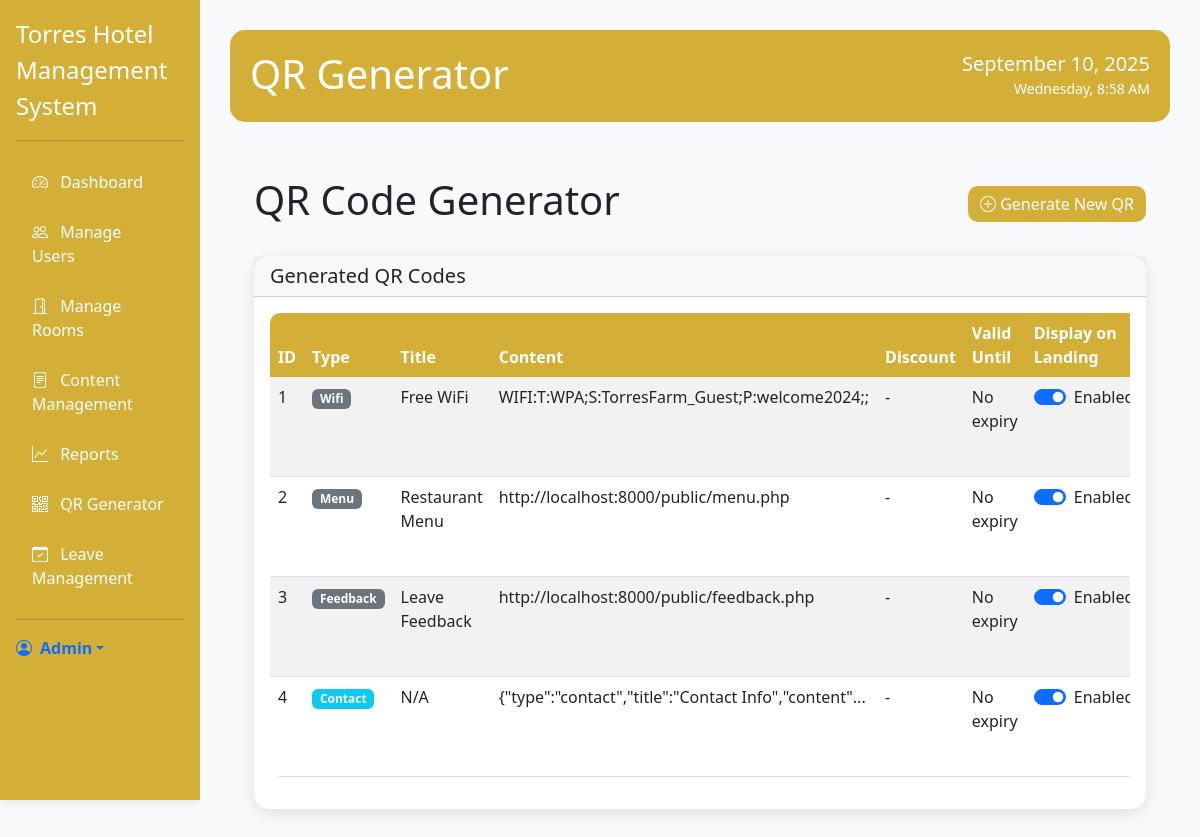
Page /admin/qr_generator.php (signed in) on the committed database.
### tables this page shows
CREATE TABLE qr_codes (
    id INT AUTO_INCREMENT PRIMARY KEY,
    code VARCHAR(255) NOT NULL UNIQUE,
    purpose VARCHAR(100) NOT NULL,
    data TEXT NOT NULL,
    created_by INT NOT NULL,
    created_at TIMESTAMP DEFAULT CURRENT_TIMESTAMP,
    expires_at TIMESTAMP NULL,
    is_active BOOLEAN DEFAULT TRUE,
    display_on_landing BOOLEAN DEFAULT TRUE,
    FOREIGN KEY (created_by) REFERENCES users(id)
);

### admin/qr_generator.php (the view, shortened to what this page needs)
<?php
require_once '../includes/config.php';
require_once '../includes/admin_layout.php';
$pageTitle = 'QR Generator';
$qrCodesQuery = $conn->prepare("
    SELECT qr.*, u.first_name, u.last_name
    FROM qr_codes qr
    LEFT JOIN users u ON qr.created_by = u.id
    ORDER BY qr.created_at DESC
");
$qrCodesQuery->execute();
$qrCodes = $qrCodesQuery->get_result();
?>
<?php renderAdminHeader($pageTitle); ?>
<?php renderAdminPageHeader($pageTitle); ?>
<div class="container-fluid p-4">
            <div class="d-flex justify-content-between align-items-center mb-4">
                <h1>QR Code Generator</h1>
                <button type="button" class="btn btn-primary" data-bs-toggle="modal" data-bs-target="#generateQRModal">
                    <i class="bi bi-plus-circle"></i> Generate New QR
                </button>
            </div>
            <div class="card">
                <div class="card-header">
                    <h5 class="mb-0">Generated QR Codes</h5>
                </div>
                <div class="card-body">
                    <div class="table-responsive">
                        <table class="table table-striped">
                            <thead>
                                <tr>
                                    <th>ID</th>
                                    <th>Type</th>
                                    <th>Title</th>
                                    <th>Content</th>
                                    <th>Discount</th>
                                    <th>Valid Until</th>
                                    <th>Display on Landing</th>
                                </tr>
                            </thead>
                            <tbody>
                                <?php while ($qr = $qrCodes->fetch_assoc()): ?>
                                    <tr>
                                        <?php
                                        $qr_data = json_decode($qr['data'], true);
                                        $qr_type = $qr_data['type'] ?? $qr['purpose'];
                                        $qr_title = $qr_data['title'] ?? 'N/A';
                                        $qr_content = $qr_data['content'] ?? $qr['data'];
                                        $discount_percentage = $qr_data['discount_percentage'] ?? 0;
                                        $valid_until = $qr_data['valid_until'] ?? $qr['expires_at'];
                                        ?>
                                        <td><?php echo $qr['id']; ?></td>
                                        <td>
                                            <span class="badge bg-<?php echo $qr_type === 'promotion' ? 'success' : ($qr_type === 'contact' ? 'info' : 'secondary'); ?>">
                                                <?php echo ucfirst($qr_type); ?>
                                            </span>
                                        </td>
                                        <td><?php echo htmlspecialchars($qr_title); ?></td>
                                        <td><?php echo htmlspecialchars(substr($qr_content, 0, 50)) . (strlen($qr_content) > 50 ? '...' : ''); ?></td>
                                        <td>
                                            <?php if ($discount_percentage > 0): ?>
                                                <span class="badge bg-warning"><?php echo $discount_percentage; ?>% OFF</span>
                                            <?php else: ?>
                                                -
                                            <?php endif; ?>
                                        </td>
                                        <td>
                                            <?php if ($valid_until): ?>
                                                <?php echo date('M d, Y', strtotime($valid_until)); ?>
                                            <?php else: ?>
                                                No expiry
                                            <?php endif; ?>
                                        </td>
                                        <td>
                                            <div class="form-check form-switch">
                                                <input class="form-check-input" type="checkbox" id="displayToggle<?php echo $qr['id']; ?>"
                                                       <?php echo $qr['display_on_landing'] ? 'checked' : ''; ?>
                                                       onchange="toggleDisplayOnLanding(<?php echo $qr['id']; ?>, this.checked)">
                                                <label class="form-check-label" for="displayToggle<?php echo $qr['id']; ?>">
                                                    <?php echo $qr['display_on_landing'] ? 'Enabled' : 'Disabled'; ?>
                                                </label>
                                            </div>
                                        </td>
                                    </tr>
                                <?php endwhile; ?>
                            </tbody>
                        </table>
                    </div>
                </div>
            </div>
        </div>
    </div>
<?php renderAdminFooter(); ?>

### includes/admin_layout.php (shortened to what this page needs)
<?php
function renderAdminHeader($pageTitle, $currentPage = '') {
?>
<!DOCTYPE html>
<html lang="en">
<head>
    <link href="https://cdn.jsdelivr.net/npm/bootstrap@5.3.0/dist/css/bootstrap.min.css" rel="stylesheet">
    <link rel="stylesheet" href="https://cdn.jsdelivr.net/npm/bootstrap-icons@1.10.0/font/bootstrap-icons.css">
</head>
<body>
    <div class="container-fluid">
        <div class="row">
            <div class="col-md-2 sidebar p-0">
                <div class="d-flex flex-column p-3">
                    <a href="#" class="d-flex align-items-center mb-3 mb-md-0 me-md-auto text-decoration-none">
                        <span class="fs-4 text-white"><?php echo APP_NAME; ?></span>
                    </a>
                    <hr>
                    <ul class="nav nav-pills flex-column mb-auto">
                        <li class="nav-item">
                            <a href="dashboard.php" class="nav-link <?php echo ($currentPage == 'dashboard') ? 'active' : ''; ?>">
                                <i class="bi bi-speedometer2 me-2"></i>
                                Dashboard
                            </a>
                        </li>
                        <li>
                            <a href="users.php" class="nav-link <?php echo ($currentPage == 'users') ? 'active' : ''; ?>">
                                <i class="bi bi-people me-2"></i>
                                Manage Users
                            </a>
                        </li>
                        <li>
                            <a href="rooms.php" class="nav-link <?php echo ($currentPage == 'rooms') ? 'active' : ''; ?>">
                                <i class="bi bi-door-open me-2"></i>
                                Manage Rooms
                            </a>
                        </li>
                        <li>
                            <a href="content_management.php" class="nav-link <?php echo ($currentPage == 'content') ? 'active' : ''; ?>">
                                <i class="bi bi-file-text me-2"></i>
                                Content Management
                            </a>
                        </li>
                        <li>
                            <a href="reports.php" class="nav-link <?php echo ($currentPage == 'reports') ? 'active' : ''; ?>">
                                <i class="bi bi-graph-up me-2"></i>
                                Reports
                            </a>
                        </li>
                        <li>
                            <a href="qr_generator.php" class="nav-link <?php echo ($currentPage == 'qr') ? 'active' : ''; ?>">
                                <i class="bi bi-qr-code me-2"></i>
                                QR Generator
                            </a>
                        </li>
                        <li>
                            <a href="leave_management.php" class="nav-link <?php echo ($currentPage == 'leave') ? 'active' : ''; ?>">
                                <i class="bi bi-calendar-check me-2"></i>
                                Leave Management
                            </a>
                        </li>
                    </ul>
                    <hr>
                    <div class="dropdown">
                        <a href="#" class="d-flex align-items-center text-decoration-none dropdown-toggle" data-bs-toggle="dropdown">
                            <i class="bi bi-person-circle me-2"></i>
                            <strong>Admin</strong>
                        </a>
                    </div>
                </div>
            </div>
            <div class="col-md-10 main-content">
<?php
}
function renderAdminPageHeader($title, $subtitle = '') {
?>
                <div class="page-header">
                    <div class="d-flex justify-content-between align-items-center">
                        <div>
                            <h1 class="mb-1"><?php echo $title; ?></h1>
                        </div>
                        <div class="text-end">
                            <div class="h5 mb-0"><?php echo date('F j, Y'); ?></div>
                            <small><?php echo date('l, g:i A'); ?></small>
                        </div>
                    </div>
                </div>
<?php
}
function renderAdminFooter() {
?>
            </div>
        </div>
</body>
</html>
<?php
}
?>

### rows in the picture
qr_codes: id "1", data "Wifi", data "Free WiFi", data "WIFI:T:WPA;S:TorresFarm_Guest;P:welcome2024;;", display_on_landing "☑", shows "Enabled"
qr_codes: id "2", data "Menu", data "Restaurant Menu", data "http://localhost:8000/public/menu.php", display_on_landing "☑", shows "Enabled"
qr_codes: id "3", data "Feedback", data "Leave Feedback", data "http://localhost:8000/public/feedback.php", display_on_landing "☑", shows "Enabled"
qr_codes: id "4", purpose "Contact", qr_title "N/A", data "{\"type\":\"contact\",\"title\":\"Contact Info\",\"content\"", display_on_landing "☑", shows "Enabled"

### other values in the picture
APP_NAME "Torres Hotel Management System"
$title "QR Generator"
